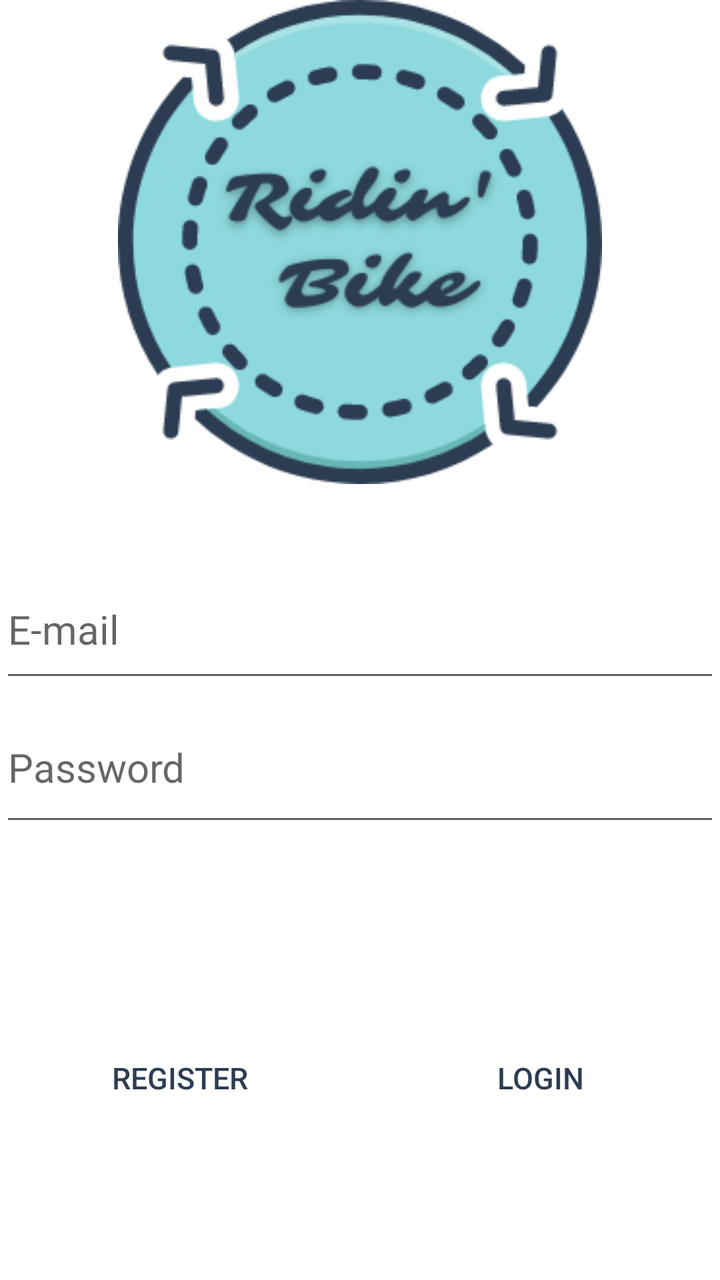
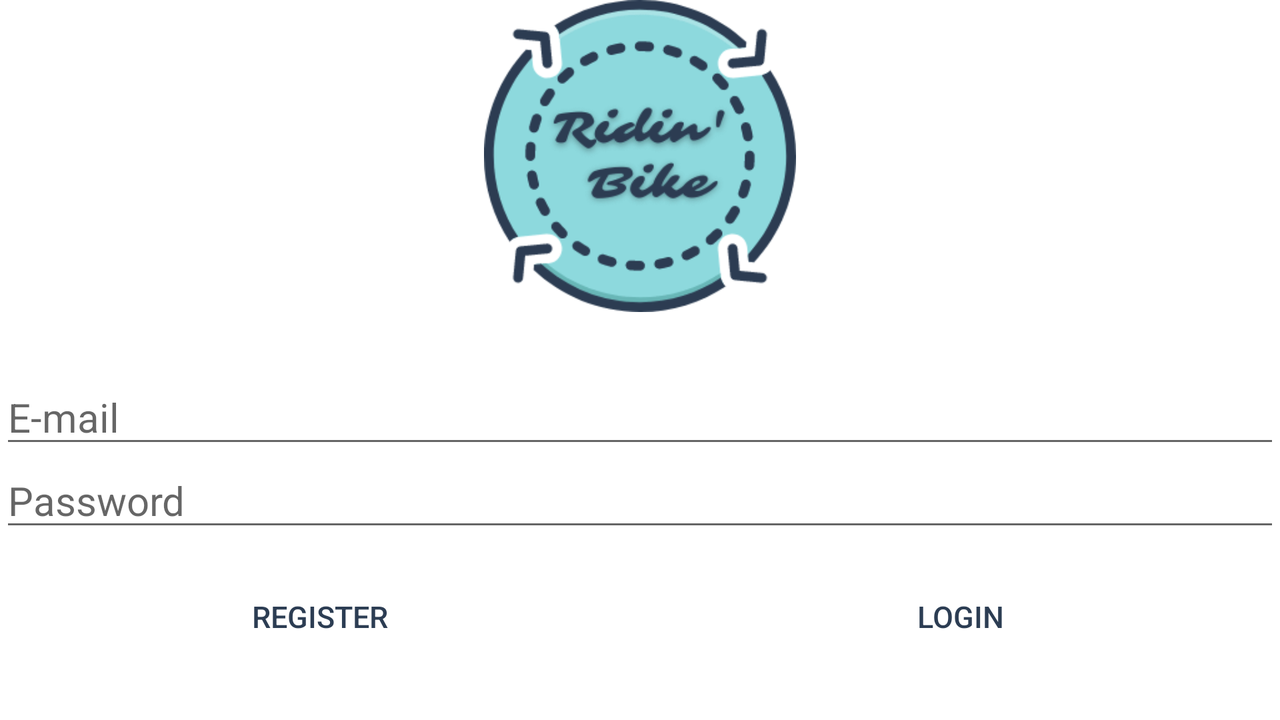

First picture: res/layout/ on a phone held upright. Second picture: the repository's own variant of that layout, on a device whose configuration matches the variant's folder. Source for both follows.
<!-- AndroidManifest.xml: application theme AppTheme -->
<!-- res/layout/activity_main.xml -->
<?xml version="1.0" encoding="utf-8"?>
<LinearLayout xmlns:android="http://schemas.android.com/apk/res/android"
    xmlns:app="http://schemas.android.com/apk/res-auto"
    xmlns:tools="http://schemas.android.com/tools"
    android:layout_width="match_parent"
    android:layout_height="match_parent"
    android:background="#FFFFFF"
    android:backgroundTint="#FFFFFF"
    android:orientation="vertical"
    tools:context=".MainActivity">

    <LinearLayout
        android:layout_width="match_parent"
        android:layout_height="wrap_content"
        android:orientation="vertical">

        <ImageView
            android:id="@+id/imageView"
            android:layout_width="match_parent"
            android:layout_height="242dp"
            android:layout_weight="1"
            app:srcCompat="@drawable/icono" />
    </LinearLayout>

    <LinearLayout
        android:layout_width="match_parent"
        android:layout_height="wrap_content"
        android:orientation="vertical">

        <LinearLayout
            android:layout_width="match_parent"
            android:layout_height="38dp"
            android:layout_weight="1"
            android:orientation="horizontal"></LinearLayout>

        <EditText
            android:id="@+id/logmail"
            style="@style/hints"
            android:layout_width="match_parent"
            android:layout_height="66dp"
            android:layout_weight="1"
            android:ems="10"
            android:hint="@string/email"
            android:inputType="textPersonName" />

        <EditText
            android:id="@+id/logpass"
            style="@style/hints"
            android:layout_width="match_parent"
            android:layout_height="72dp"
            android:layout_weight="1"
            android:ems="10"
            android:hint="@string/password"
            android:inputType="textPassword"
            android:textSize="20dp" />

        <LinearLayout
            android:layout_width="match_parent"
            android:layout_height="97dp"
            android:layout_weight="1"
            android:orientation="horizontal"></LinearLayout>

    </LinearLayout>

    <LinearLayout
        android:layout_width="match_parent"
        android:layout_height="94dp"
        android:layout_weight="1"
        android:orientation="horizontal">

        <Button
            android:id="@+id/registro_s"
            style="@style/btns"
            android:layout_width="wrap_content"
            android:layout_height="wrap_content"
            android:layout_weight="1"
            android:background="@drawable/round_button"
            android:text="@string/register" />

        <Button
            android:id="@+id/inicio_s"
            style="@style/btns"
            android:layout_width="wrap_content"
            android:layout_height="wrap_content"
            android:background="@drawable/round_button"
            android:layout_weight="1"
            android:text="@string/login" />
    </LinearLayout>

</LinearLayout>
<!-- resources referenced by this layout -->
<resources>
  <!-- drawable icono: png bitmap (drawable-v24, 15189 bytes) -->
  <string name="email">E-mail</string>
  <string name="login">Login</string>
  <string name="password">Password</string>
  <string name="register">Register</string>
  <style name="btns">
          <item name="android:backgroundTint">@color/botones</item>
          <item name="android:textColor">@color/btnletras</item>
          <item name="android:textAlignment">center</item>
          <item name="android:textSize">15dp</item>
      </style>
  <style name="hints">
          <item name="android:textSize">20dp</item>
      </style>
  <style name="AppTheme" parent="Theme.AppCompat.Light.NoActionBar">
          
          <item name="colorPrimary">@color/colorPrimary</item>
          <item name="colorPrimaryDark">@color/colorPrimaryDark</item>
          <item name="colorAccent">@color/colorAccent</item>
      </style>
  <color name="botones">#68b7b7</color>
  <color name="btnletras">#2c3d53</color>
  <color name="colorPrimary">#000000</color>
  <color name="colorPrimaryDark">#00000000</color>
  <color name="colorAccent">#03DAC5</color>
</resources>
<!-- res/layout-land/activity_main.xml (the repository's variant of the layout above) -->
<!-- drawn on the phone turned sideways -->
<?xml version="1.0" encoding="utf-8"?>
<LinearLayout xmlns:android="http://schemas.android.com/apk/res/android"
    xmlns:app="http://schemas.android.com/apk/res-auto"
    xmlns:tools="http://schemas.android.com/tools"
    android:layout_width="match_parent"
    android:layout_height="match_parent"
    android:background="#FFFFFF"
    android:backgroundTint="#FFFFFF"
    android:orientation="vertical"
    tools:context=".MainActivity">

    <LinearLayout
        android:layout_width="match_parent"
        android:layout_height="wrap_content"
        android:orientation="horizontal">

        <ImageView
            android:id="@+id/imageView"
            android:layout_width="331dp"
            android:layout_height="156dp"
            android:layout_weight="1"
            app:srcCompat="@drawable/icono" />
    </LinearLayout>

    <LinearLayout
        android:layout_width="match_parent"
        android:layout_height="wrap_content"
        android:orientation="vertical">

        <LinearLayout
            android:layout_width="match_parent"
            android:layout_height="33dp"
            android:layout_weight="1"
            android:orientation="horizontal"></LinearLayout>

        <EditText
            android:id="@+id/logmail"
            style="@style/hints"
            android:layout_width="match_parent"
            android:layout_height="wrap_content"
            android:layout_weight="1"
            android:ems="10"
            android:hint="@string/email"
            android:inputType="textPersonName" />

        <EditText
            android:id="@+id/logpass"
            style="@style/hints"
            android:layout_width="match_parent"
            android:layout_height="wrap_content"
            android:layout_weight="1"
            android:ems="10"
            android:hint="@string/password"
            android:inputType="textPassword" />

        <LinearLayout
            android:layout_width="match_parent"
            android:layout_height="16dp"
            android:layout_weight="1"
            android:orientation="horizontal"></LinearLayout>

        <LinearLayout
            android:layout_width="match_parent"
            android:layout_height="78dp"
            android:layout_weight="1"
            android:orientation="horizontal">

            <Button
                android:id="@+id/registro_s"
                style="@style/btns"
                android:layout_width="wrap_content"
                android:layout_height="wrap_content"
                android:layout_weight="1"
                android:background="@drawable/round_button"
                android:text="@string/register" />

            <Button
                android:id="@+id/inicio_s"
                style="@style/btns"
                android:layout_width="wrap_content"
                android:layout_height="wrap_content"
                android:layout_weight="1"
                android:background="@drawable/round_button"
                android:text="@string/login" />
        </LinearLayout>

    </LinearLayout>

</LinearLayout>
